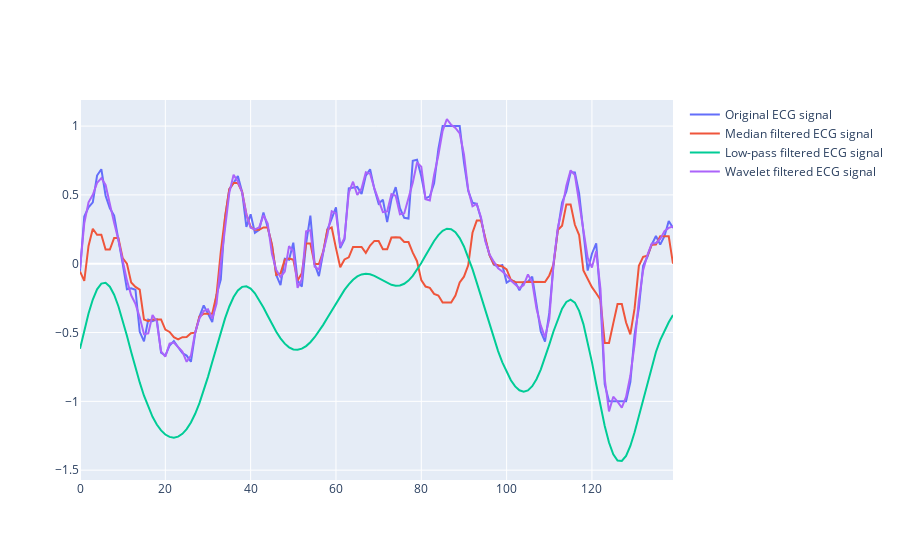

Notebook cell for this chart:
### Code cell
#filtering the raw signals
# Median filtering
test_ecg_medfilt = medfilt(test_ecg_data, kernel_size=3)
# Low-pass filtering
lowcut = 0.05
highcut = 20.0
nyquist = 0.5 * 360.0
low = lowcut / nyquist
high = highcut / nyquist
b, a = butter(4, [low, high], btype='band')
test_ecg_lowpass = filtfilt(b, a, test_ecg_data)
# Wavelet filtering
coeffs = pywt.wavedec(test_ecg_data, 'db4', level=1)
threshold = np.std(coeffs[-1]) * np.sqrt(2*np.log(len(test_ecg_data)))
coeffs[1:] = (pywt.threshold(i, value=threshold, mode='soft') for i in coeffs[1:])
test_ecg_wavelet = pywt.waverec(coeffs, 'db4')


# Plot original ECG signal
fig = go.Figure()
fig.add_trace(go.Scatter(x=np.arange(test_ecg_data.shape[0]), y=test_ecg_data[30], mode='lines', name='Original ECG signal'))
# Plot filtered ECG signals
fig.add_trace(go.Scatter(x=np.arange(test_ecg_medfilt.shape[0]), y=test_ecg_medfilt[30], mode='lines', name='Median filtered ECG signal'))
fig.add_trace(go.Scatter(x=np.arange(test_ecg_lowpass.shape[0]), y=test_ecg_lowpass[30], mode='lines', name='Low-pass filtered ECG signal'))
fig.add_trace(go.Scatter(x=np.arange(test_ecg_wavelet.shape[0]), y=test_ecg_wavelet[30], mode='lines', name='Wavelet filtered ECG signal'))
fig.show()

### Figure 1 — Plotly figure (JSON) as saved in the notebook; plotly's stock layout.template omitted (floating-point values rounded to 4 significant figures; data arrays with more than 128 entries replaced by an {"elided": "..."} marker saying what was removed)
{"data": [{"mode": "lines", "name": "Original ECG signal", "type": "scatter", "x": {"elided": "500 int values"}, "y": {"elided": "140 float values"}}, {"mode": "lines", "name": "Median filtered ECG signal", "type": "scatter", "x": {"elided": "500 int values"}, "y": {"elided": "140 float values"}}, {"mode": "lines", "name": "Low-pass filtered ECG signal", "type": "scatter", "x": {"elided": "500 int values"}, "y": {"elided": "140 float values"}}, {"mode": "lines", "name": "Wavelet filtered ECG signal", "type": "scatter", "x": {"elided": "500 int values"}, "y": {"elided": "140 float values"}}], "layout": {}}
